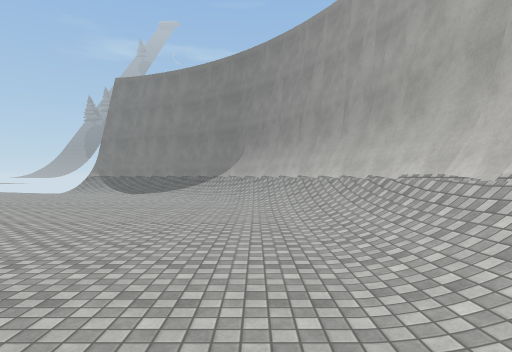
view 1 (above)

17 first-person views from a walk through a scene from a Unity 3-D project. The camera is 1.5 m above the floor, looks level and sees 75° across. The floor is counted in squares, 2 m on a side. Each view is taken from the middle of a square. On the plan, view 1 faces up. The plan holds only what a view shows up to about 11 squares ahead; the rest is blank. The place goes on beyond the plan. The player character is not drawn. Surface patterns are stand-ins for the level's own textures.

view 2
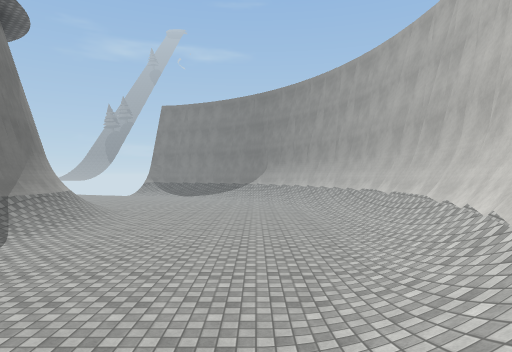

view 3
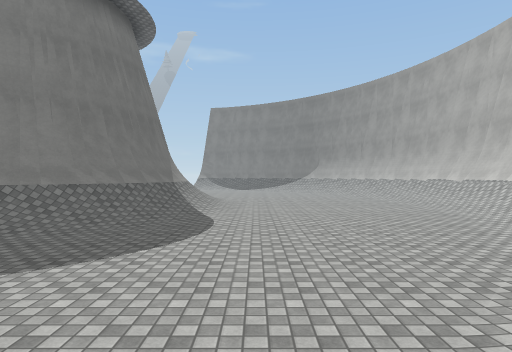

view 4
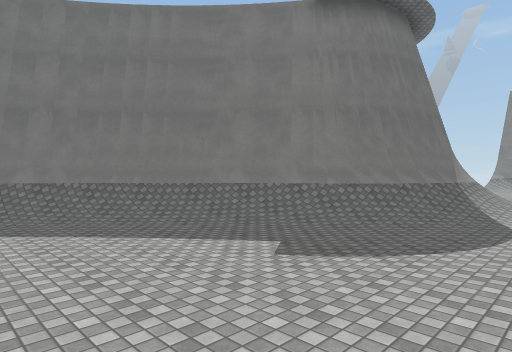

view 5
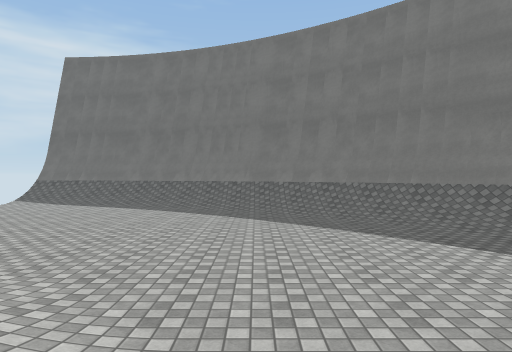

view 6
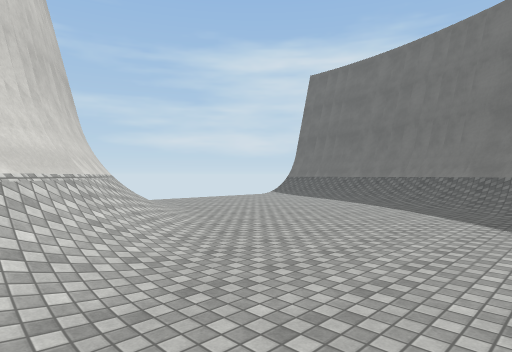

view 7
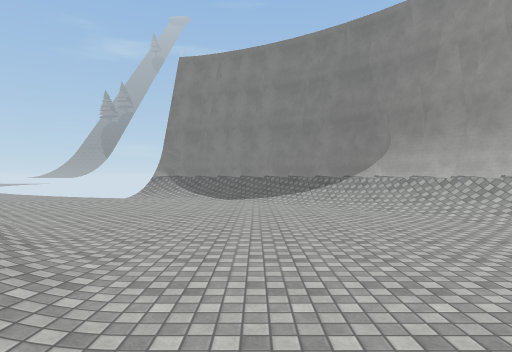

view 8
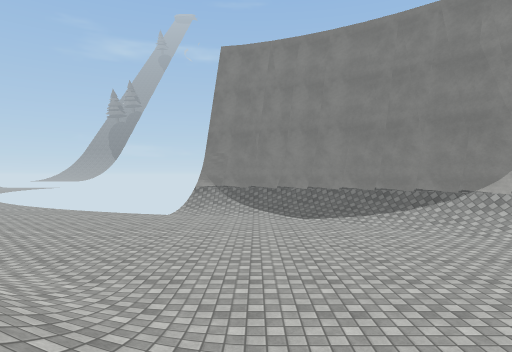

view 9
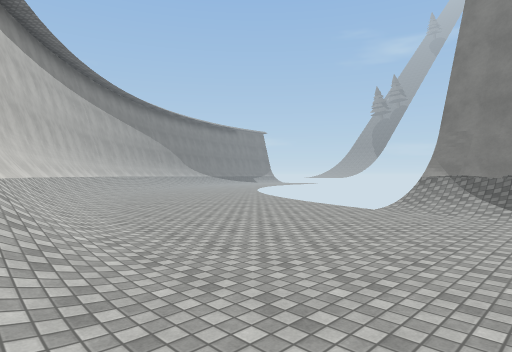

view 10
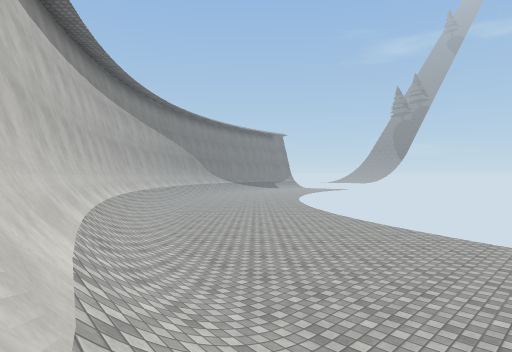

view 11
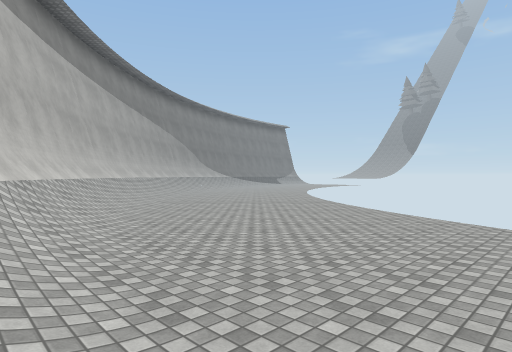

view 12
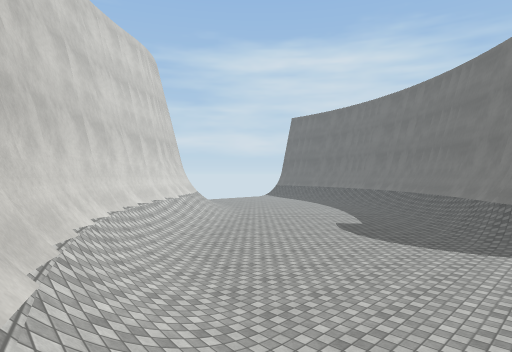

view 13
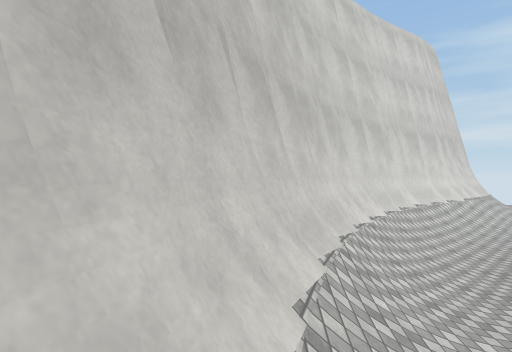

view 14
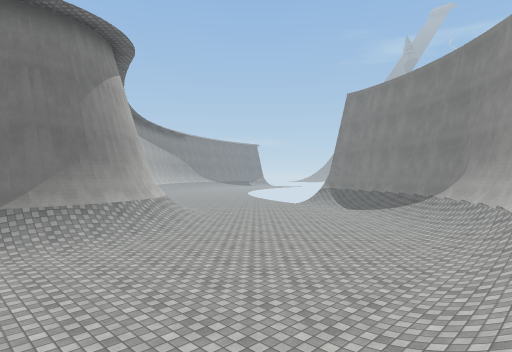

view 15
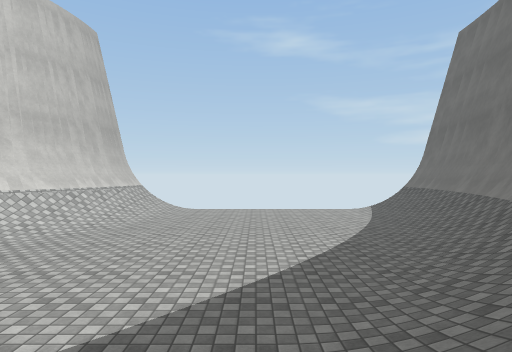

view 16
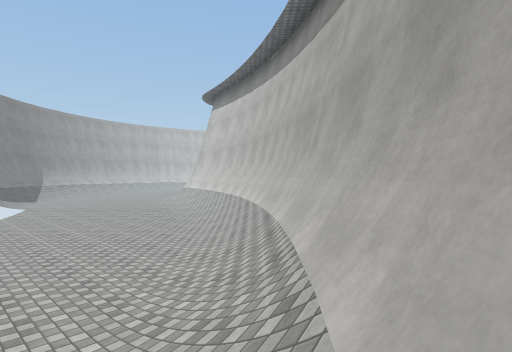

view 17
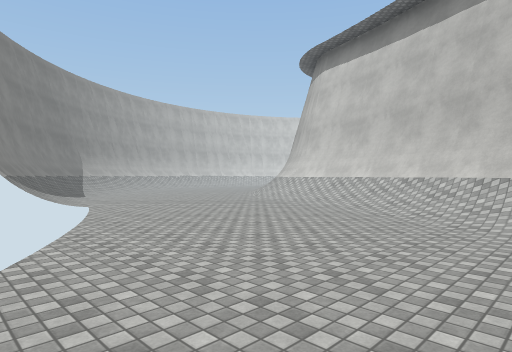

### Floor plan
Key: @ floor where view 1 was taken; # wall or solid block; x gap in a wall; . floor; / step, stairs or slope.
Columns run from 24 left of view 1 to 3 right of it. Each row starts with its distance up from view 1.
 17 /  ..  ...
 16 #//.........    x###
 15 ##//..........  ///###
 14  ##//............////##
 13   ##///............///##
 12    ###//.............//##
 11      ##///............//##
 10       ###///...........//#
  9         ###////........./##
  8           ###////.......//#
  7             ####//......./#
  6                ##//....../##
  5                 ##//.....//#
  4                  #//.....//#
  3                  #//.....//#
  2                  #//.....//#
  1                 ##//.....//#
  0                ##//.....@/##
 -1               ##//......./#
 -2              ##//.......//#
 -3             ##//......../##
 -4            ##//........//#
 -5           ##//........//##
 -6           #//........//##
 -7          ##//......///##
 -8          #//......///##
 -9          #//......//##
-10         ##/......//##
-11         #//.....//##
-12         #//.....//#
-13         #/....../##

Where each view was taken, in squares from view 1:
view 1: 0 up, 0 right, facing up
view 2: 5 down, 1 left, facing up
view 3: 7 down, 4 left, facing up
view 4: 7 down, 4 left, facing up-left
view 5: 7 down, 4 left, facing left
view 6: 5 down, 4 left, facing down-left
view 7: 3 up, 4 left, facing up
view 8: 5 up, 6 left, facing up
view 9: 7 up, 5 left, facing up-left
view 10: 7 up, 8 left, facing up-left
view 11: 9 up, 10 left, facing up-left
view 12: 1 up, 2 right, facing down-left
view 13: 1 up, 2 right, facing down
view 14: 1 up, 2 right, facing up-left
view 15: 4 down, 11 left, facing down
view 16: 17 up, 24 left, facing down-right
view 17: 17 up, 17 left, facing down-right
